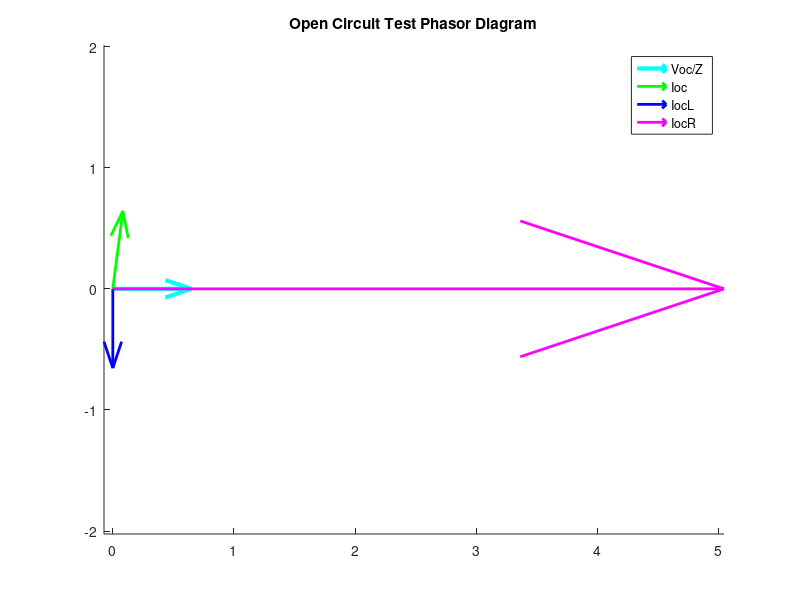
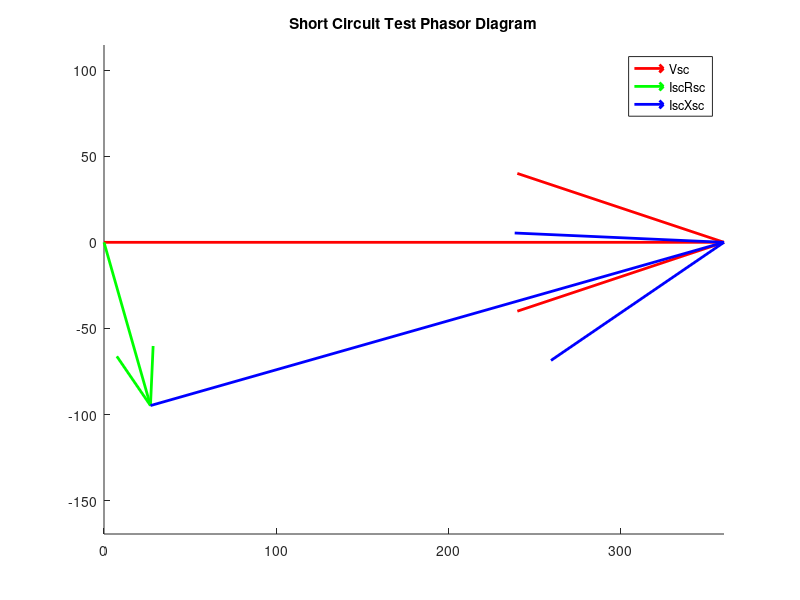
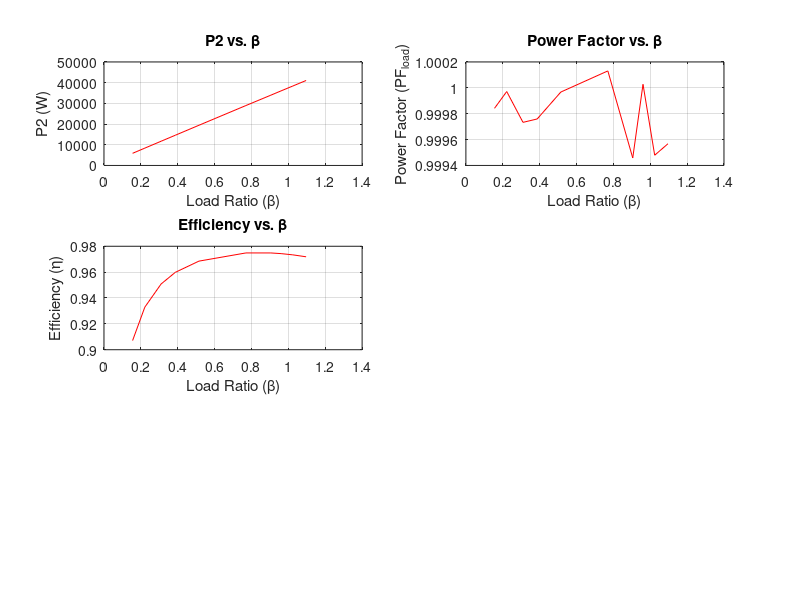
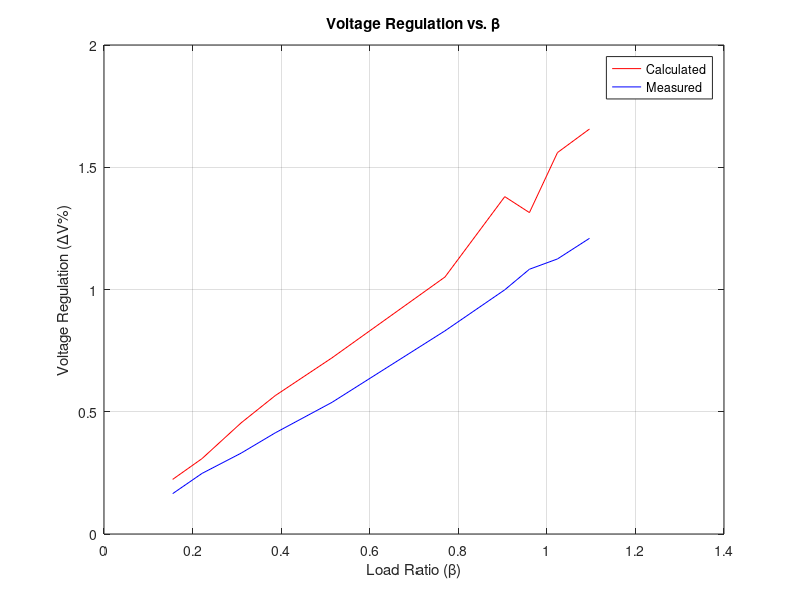

Source code (MATLAB) for these figures, in order: (Note: this script raises an error after producing the figures.)
% Transformer nameplate information: 37.5 kVA, 7200/240 V, 60 Hz
% Add following parameters to m-file: rated primary voltage, rated secondary voltage,
% rated primary current, rated secondary current.
rpv=7200;
rsv=240;
rpc=37500/7200;
rsc=37500/240;
%% Open-circuit test
% Simulate the open-circuit test and then add following parameters to m-file: Voc, Ioc, Poc
V1oc = 7200;
V2oc = 242.7;
Ioc = 0.6489;
Poc = 600.8;

% Write script for determination of the magnetization branch parameters (Rc, Xm)
a = V1oc/V2oc; %a=30
Zoc = V1oc/Ioc; %11096
PF = Poc/(V1oc*Ioc); %0.1286
Rc = Zoc * PF; %1426.8
Xm = Zoc * sqrt(1-PF^2); %11004
theta_oc = acos(Poc/(V1oc*Ioc)); %1.4418

%draw
vVocdZ = V1oc / sqrt(Xm^2+Rc^2) * exp(1i * 0);
vIoc = Ioc * exp(1i * theta_oc);
vIocL = V1oc / Xm * exp(1i * -pi/2);
vIocR = V1oc / Rc * exp(1i * 0);
figure;
hold on;
quiver(0, 0, real(vVocdZ), imag(vVocdZ), 0, 'cyan', 'LineWidth', 3);
quiver(0, 0, real(vIoc), imag(vIoc), 0, 'green', 'LineWidth', 2);
quiver(0, 0, real(vIocL), imag(vIocL), 0, 'blue', 'LineWidth', 2);
quiver(0, 0, real(vIocR), imag(vIocR), 0, 'magenta', 'LineWidth', 2);
hold off;
axis equal;
title("Open Circuit Test Phasor Diagram");
legend("Voc/Z", "Ioc", "IocL", "IocR");
saveas(gcf, "Open_Circuit_Test_Phasor_Diagram.png");


%% Short - circuit test
% Simulate the short-circuit test and then add following parameters to m-file: Vsc, Isc, Psc
Vsc = 360;
Isc = 7.045;
Psc = 694.4;

% Write script for determination of the leakage resistances (R1, R2) and reactances (Xl1, Xl2) 
PF_sc = Psc/(Vsc*Isc);
Z_eq = Vsc/Isc;
R_eq = Psc/Isc^2;
X_eq = sqrt(Z_eq^2-R_eq^2);
a = 7200/240;
R1 = R_eq/2;%6.9955
R2 = R_eq/(2*a^2)%0.0077
X11 = X_eq/2;%24.5737
X12 = X_eq/(2*a^2)%0.0273

%draw
theta_sc = acos(PF_sc);

vVsc = Vsc * exp(1i*0);
vVscR = Isc * R_eq *exp(-1i * theta_sc);
vVscX = Isc * X_eq * exp(1i * (pi/2-theta_sc));
figure;
hold on;
quiver(0, 0, real(vVsc), imag(vVsc), 0, 'r', 'LineWidth', 2);
quiver(0, 0, real(vVscR), imag(vVscR), 0, 'green', 'LineWidth', 2);
quiver(real(vVscR), imag(vVscR),real(vVscX),imag(vVscX),0, 'blue', 'LineWidth', 2);
axis equal;
title("Short Circuit Test Phasor Diagram");
legend("Vsc", "IscRsc", "IscXsc");
saveas(gcf,"Short_Circuit_Test_Phasor_Diagram.png");
%% Load tests
% R-Load tests
% Values for R-Load:
R1 = [1.4 1.5 1.6 1.7 2 3 4 5 7 10]; % ohm
% Simulate the model with each value of the R-load and then add the
% following parameters to m-file for each test:
U1_R = [7200 7200 7200 7200 7200 7200 7200 7200 7200 7200];
U2_R = [239.8 240 240.1 240.3 240.7 241.4 241.7 241.9 242.1 242.3];
I1_R = [5.915 5.536 5.204 4.91 4.206 2.879 2.223 1.837 1.409 1.109];
I2_R = [171.3 160 150.1 141.4 120.3 80.45 60.42 48.38 34.59 24.23];
P1_R = [42130 39390 37000 3488029790 20120 15260 12340 8994 6480];
P2_R = [41060 38380 36040 33960 28960 19420 14600 11700 8374 5870];
% Write script for determination of the load ratio, transformer efficiency, power
beta = zeros( size(R1));
power_factor = zeros(size(R1));
efficiency = zeros(size(R1));
voltage_regulation_mod = zeros(size(R1));
voltage_regulation_calc = zeros(size(R1));
theta_r = zeros(size(R1));
for k = 1:length(R1)
    beta(k) = I2_R(k)/rsc ; 
    power_factor(k) = P2_R(k)/(U2_R(k)*I2_R(k)); 
    efficiency(k) = P2_R(k) /(P2_R(k) + beta(k)^2 *R_eq *I1_R(k)^2 + Poc); 
    theta_r(k) = acos(power_factor(k)); % Calculate phase angle
    voltage_regulation_mod(k) = ((V2oc - U2_R(k))* 100 )/ U2_R(k); % Calculate measured voltage regulation rate
    voltage_regulation_calc(k)= (beta(k) *(Vsc/a) * (cos(theta_sc) * cos(theta_r(k)) + sin(theta_sc) * sin(theta_r(k)))) *100 /U2_R(k);
end
    
% factor, voltage regulation

%draw
vV2R = U2_R(1)* exp(1i* 0);
S_1_r = U1_R(1)*I1_R(1);
PF_1_r = P1_R(1)/S_1_r;
theta_prime_r = acos(PF_1_r);

vV1R = U1_R(1)* exp(1i* theta_prime_r);
vV2to1R = vV2R * a;

vReqI1R = I1_R(1)* (R_eq + R1(1)/ a^2)* exp(1i* 0)*exp(-1i * theta_r(1));
vXeqI1R = I1_R(1)* X_eq * exp(1i * pi/2)*exp(-1i * theta_r(1));
quiver(0,0, real(vV1R), imag(vV1R),0, 'r', 'Linewidth',2);
hold on;
quiver(0,0,real(vV2to1R),imag(vV2to1R),0,'g', 'Linewidth', 2);
quiver(real(vV2to1R),imag(vV2to1R),real(vReqI1R),imag(vReqI1R),0,'b', 'Linewidth', 2);
quiver(real(vReqI1R + vV2to1R),imag(vReqI1R + vV2to1R),real(vXeqI1R),imag(vXeqI1R),0,'m', 'Linewidth', 2);
axis equal;
title("R Load Test Phasor Diagram");
legend("v1","V2to1","ReqI1","XeqI1");

% Draw diagrams
figure;
subplot(3, 2, 1);
plot(beta, P2_R, 'r');
xlabel('Load Ratio (β)');
ylabel('P2 (W)');
title('P2 vs. β');
grid on;

subplot(3, 2, 2);
plot(beta, power_factor, 'r');
xlabel('Load Ratio (β)');
ylabel('Power Factor (PF_{load})');
title('Power Factor vs. β');
grid on;

subplot(3, 2, 3);
plot(beta, efficiency, 'r');
xlabel('Load Ratio (β)');
ylabel('Efficiency (η)');
title('Efficiency vs. β');
grid on;

figure;
plot(beta, voltage_regulation_calc, 'r', 'DisplayName', 'Calculated');
hold on;
plot(beta, voltage_regulation_mod, 'b', 'DisplayName', 'Measured');
xlabel('Load Ratio (β)');
ylabel('Voltage Regulation (ΔV%)');
title('Voltage Regulation vs. β');
legend('show');
grid on;
hold off;





sgtitle('Performance Characteristics');



% RL-Load tests
% Values for R-Load:
R2 = [1.23 1.32 1.41 1.49 1.76 2.64 3.52 4.4 6.16 8.8]; % ohm
L = [1.76 1.89 2.01 2.14 2.52 3.78 5.04 6.3 8.82 12.6]; %mH
% Simulate the model with each value of the RL-load and then add the
% following parameters to m-file for each test:
U1_RL=[7200 7200 7200 7200 7200 7200 7200 7200 7200 7200];
U2_RL=[235.7 236.2 236.6 236.9 237.8 239.4 240.2 240.7 241.3 241.7];
I1_RL=[6.1 5.723 5.398 5.131 4.427 3.119 2.464 2.073 1.63 1.306];
I2_RL=[168.7 157.5 147.8 139.8 118.9 79.8 60.05 48.14 34.47 24.17];
P1_RL=[36060 33730 31760 30050 25710 17520 13360 10840 7940 5752];
P2_RL=[34990 32720 30800 29130 24880 16810 12690 10200 7317 5140];
% Write script for determination of the load ratio, transformer efficiency, power
beta_RL = zeros( size(R2));
PF_RL = zeros(size(R2));
theta_RL = zeros(size(R2));
voltage_regulation_mod_RL = zeros(size(R2));
voltage_regulation_calc_RL = zeros(size(R2));
eta_RL = zeros(size(R2));
for k = 1:length(R2)
    beta_RL(k) = I2_RL(k)/rsc ; 
    PF_RL(k) = P2_RL(k)/(U2_RL(k)*I2_RL(k)); 
    eta_RL(k) = P2_RL(k) /(P2_R(k) + I1_RL(k)^2 *R_eq *beta_RL(k)^2 + Poc); 
    theta_RL(k) = acos(PF_RL(k)); % Calculate phase angle
    voltage_regulation_mod_RL(k) = ((V2oc - U2_RL(k))* 100 )/ U2_RL(k); % Calculate measured voltage regulation rate
    voltage_regulation_calc_RL(k)= (beta_RL(k) *(Vsc/a) * (cos(theta_sc) * cos(theta_RL(k)) + sin(theta_sc) * sin(theta_RL(k)))) *100 /U2_RL(k);
end
% factor, voltage regulation

%draw
vV2RL = U2_RL(1)* exp(1i* 0);
S_1_rL = U1_RL(1)*I1_RL(1);
PF_1_rL = P1_RL(1)/S_1_rL;
theta_prime_rL = acos(PF_1_rL);

vV1RL = U1_RL(1)* exp(1i* theta_prime_rL- theta_RL(1));
vV2to1RL = vV2RL * a;

vReqI1RL = I1_RL(1)* (R_eq + R2(1)/ a^2)* exp(1i* 0)*exp(-1i * theta_RL(1));
vXeqI1RL = I1_RL(1)* X_eq * exp(1i * pi/2)+(60*2*pi*L(1)/1000/a^2*exp(1i*pi/2))*exp(-1i * theta_r(1));
quiver(0,0, real(vV1RL), imag(vV1RL),0, 'r', 'Linewidth',2);
hold on;
quiver(0,0,real(vV2to1RL),imag(vV2to1RL),0,'g', 'Linewidth', 2);
quiver(real(vV2to1RL),imag(vV2to1RL),real(vReqI1RL),imag(vReqI1RL),0,'b', 'Linewidth', 2);
quiver(real(vReqI1RL + vV2to1RL),imag(vReqI1RL + vV2to1RL),real(vXeqI1RL),imag(vXeqI1RL),0,'m', 'Linewidth', 2);
hold off;
axis equal;
title("RL Load Test Phasor Diagram");
legend("v1","V2to1","ReqI1","XeqI1");


figure;
subplot(3, 2, 1);
plot(beta_RL, P2_RL, 'r');
xlabel('β');
ylabel('P2 (W)');
title('P2 vs β');
grid on;

subplot(3, 2, 2);
plot(beta_RL, PF_RL, 'r');
xlabel('β');
ylabel('PFload');
title('PFload vs β');
grid on;

subplot(3, 2, 3);
plot(beta_RL, eta_RL, 'r');
xlabel('β');
ylabel('η');
title('η vs β');
grid on;

figure;
plot(beta_RL, voltage_regulation_calc_RL, 'r', 'DisplayName', 'ΔV%2_calc');
hold on;
plot(beta_RL, voltage_regulation_mod_RL, 'b', 'DisplayName', 'ΔV%2_mod');
xlabel('β');
ylabel('ΔV%');
title('ΔV%2_calc vs ΔV%2_mod vs β');
legend('show');
grid on;
hold off;




% RC-Load tests
% Values for RC-Load:
R3 = [1.05 1.125 1.2 1.27 1.5 2.25 3 3.75 5.25 7.5]; %ohm
C = [2.86 2.67 2.51 2.36 2.01 1.34 1 0.8 0.57 0.4]; %mF
% Simulate the model with each value of the RC-load and then add the
% following parameters to m-file for each test:
U1_RC=[7200 7200 7200 7200 7200 7200 7200 7200 7200 7200];
U2_RC = [246.9 246.7 246.4 246.2 245.7 244.7 244.2 243.9 243.6 243.3];
I1_RC= [5.626 5.224 4.881 4.58 3.836 2.46 1.783 1.394 0.9731 0.7076];
I2_RC = [176.3 164.3 154.1 145.2 123 81.65 60.98 48.73 34.72 24.3];
P1_RC= [33700 31400 29460 27690 23510 15700 11810 9535 6943 5036];
P2_RC =[32620 30380 28490 26770 22680 15000 11150 8902 6327 4429];
% Write script for determination of the load ratio, transformer efficiency, power
beta_RC = zeros( size(R3));
PF_RC = zeros(size(R3));
theta_RC = zeros(size(R3));
voltage_regulation_mod_RC = zeros(size(R3));
voltage_regulation_calc_RC = zeros(size(R3));
eta_RC = zeros(size(R3));
for k = 1:length(R3)
    beta_RC(k) = I2_RC(k)/rsc ; 
    PF_RC(k) = P2_RC(k)/(U2_RC(k)*I2_RC(k)); 
    eta_RC(k) = P2_RC(k) /(P2_R(k) + I1_RC(k)^2 *R_eq *beta_RC(k)^2 + Poc); 
    theta_RC(k) = acos(PF_RC(k)); % Calculate phase angle
    voltage_regulation_mod_RC(k) = ((V2oc - U2_RC(k))* 100 )/ U2_RC(k); % Calculate measured voltage regulation rate
    voltage_regulation_calc_RC(k)= (beta_RC(k) *(Vsc/a) * (cos(theta_sc) * cos(theta_RC(k)) - sin(theta_sc) * sin(theta_RC(k)))) *100 /U2_RC(k);
    
end


figure;
subplot(3, 2, 1);
plot(beta_RC, P2_RC, 'r');
xlabel('β');
ylabel('P2 (W)');
title('P2 vs β');
grid on;

subplot(3, 2, 2);
plot(beta_RC, PF_RC, 'r');
xlabel('β');
ylabel('PFload');
title('PFload vs β');
grid on;

subplot(3, 2, 3);
plot(beta_RC, eta_RC, 'r');
xlabel('β');
ylabel('η');
title('η vs β');
grid on;



% Plotting voltage_regulation_calc_RC and voltage_regulation_mod_RC on the same graph
figure;
plot(beta_RC, voltage_regulation_calc_RC, 'r', 'DisplayName', 'ΔV%2_calc');
hold on;
plot(beta_RC, voltage_regulation_mod_RC, 'b', 'DisplayName', 'ΔV%2_mod');
xlabel('β');
ylabel('ΔV%');
title('ΔV%2_calc vs ΔV%2_mod vs β');
legend('show');
grid on;
hold off;
% factor, voltage regulation